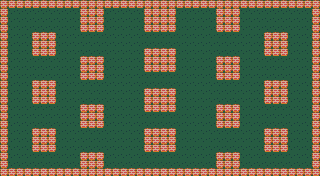

The image is a tile-based game level rendered from a .tmx file. Its description and complete source (layers, tilesets, objects, tile grids) follow:
An orthogonal 40x22 tile map with 8x8 px tiles, 2 tile layers (floor, walls) and 28 objects (24x wall, 2x fruit, player, stageGate).

<map version="1.2" tiledversion="1.2.4" orientation="orthogonal" renderorder="right-down" width="40" height="22" tilewidth="8" tileheight="8" infinite="0" backgroundcolor="#101010" nextlayerid="7" nextobjectid="86">
 <properties>
  <property name="x" type="int" value="2" />
  <property name="y" type="int" value="1" />
  <property name="z" type="int" value="1" />
 </properties>
 <tileset firstgid="1" source="cpillarTiles.tsx" />
 <layer id="3" name="floor" width="40" height="22">
  <data encoding="csv">
5,5,5,5,5,5,5,5,5,5,5,5,5,5,5,5,5,5,5,5,5,5,5,5,5,5,5,5,5,5,5,5,5,5,5,5,5,5,5,5,
5,5,5,5,5,5,5,5,5,5,5,5,5,5,5,5,5,5,5,5,5,5,5,5,5,5,5,5,5,5,5,5,5,5,5,5,5,5,5,5,
5,5,5,5,5,5,5,5,5,5,5,5,5,5,5,5,5,5,5,5,5,5,5,5,5,5,5,5,5,5,5,5,5,5,5,5,5,5,5,5,
5,5,5,5,5,5,5,5,5,5,5,5,5,5,5,5,5,5,5,5,5,5,5,5,5,5,5,5,5,5,5,5,5,5,5,5,5,5,5,5,
5,5,5,5,5,5,5,5,5,5,5,5,5,5,5,5,5,5,5,5,5,5,5,5,5,5,5,5,5,5,5,5,5,5,5,5,5,5,5,5,
5,5,5,5,5,5,5,5,5,5,5,5,5,5,5,5,5,5,5,5,5,5,5,5,5,5,5,5,5,5,5,5,5,5,5,5,5,5,5,5,
5,5,5,5,5,5,5,5,5,5,5,5,5,5,5,5,5,5,5,5,5,5,5,5,5,5,5,5,5,5,5,5,5,5,5,5,5,5,5,5,
5,5,5,5,5,5,5,5,5,5,5,5,5,5,5,5,5,5,5,5,5,5,5,5,5,5,5,5,5,5,5,5,5,5,5,5,5,5,5,5,
5,5,5,5,5,5,5,5,5,5,5,5,5,5,5,5,5,5,5,5,5,5,5,5,5,5,5,5,5,5,5,5,5,5,5,5,5,5,5,5,
5,5,5,5,5,5,5,5,5,5,5,5,5,5,5,5,5,5,5,5,5,5,5,5,5,5,5,5,5,5,5,5,5,5,5,5,5,5,5,5,
5,5,5,5,5,5,5,5,5,5,5,5,5,5,5,5,5,5,5,5,5,5,5,5,5,5,5,5,5,5,5,5,5,5,5,5,5,5,5,5,
5,5,5,5,5,5,5,5,5,5,5,5,5,5,5,5,5,5,5,5,5,5,5,5,5,5,5,5,5,5,5,5,5,5,5,5,5,5,5,5,
5,5,5,5,5,5,5,5,5,5,5,5,5,5,5,5,5,5,5,5,5,5,5,5,5,5,5,5,5,5,5,5,5,5,5,5,5,5,5,5,
5,5,5,5,5,5,5,5,5,5,5,5,5,5,5,5,5,5,5,5,5,5,5,5,5,5,5,5,5,5,5,5,5,5,5,5,5,5,5,5,
5,5,5,5,5,5,5,5,5,5,5,5,5,5,5,5,5,5,5,5,5,5,5,5,5,5,5,5,5,5,5,5,5,5,5,5,5,5,5,5,
5,5,5,5,5,5,5,5,5,5,5,5,5,5,5,5,5,5,5,5,5,5,5,5,5,5,5,5,5,5,5,5,5,5,5,5,5,5,5,5,
5,5,5,5,5,5,5,5,5,5,5,5,5,5,5,5,5,5,5,5,5,5,5,5,5,5,5,5,5,5,5,5,5,5,5,5,5,5,5,5,
5,5,5,5,5,5,5,5,5,5,5,5,5,5,5,5,5,5,5,5,5,5,5,5,5,5,5,5,5,5,5,5,5,5,5,5,5,5,5,5,
5,5,5,5,5,5,5,5,5,5,5,5,5,5,5,5,5,5,5,5,5,5,5,5,5,5,5,5,5,5,5,5,5,5,5,5,5,5,5,5,
5,5,5,5,5,5,5,5,5,5,5,5,5,5,5,5,5,5,5,5,5,5,5,5,5,5,5,5,5,5,5,5,5,5,5,5,5,5,5,5,
5,5,5,5,5,5,5,5,5,5,5,5,5,5,5,5,5,5,5,5,5,5,5,5,5,5,5,5,5,5,5,5,5,5,5,5,5,5,5,5,
5,5,5,5,5,5,5,5,5,5,5,5,5,5,5,5,5,5,5,5,5,5,5,5,5,5,5,5,5,5,5,5,5,5,5,5,5,5,5,5
</data>
 </layer>
 <layer id="1" name="walls" width="40" height="22">
  <data encoding="csv">
2,2,2,2,2,2,2,2,2,2,2,2,2,2,2,2,2,2,2,2,2,2,2,2,2,2,2,2,2,2,2,2,2,2,2,2,2,2,2,2,
2,0,0,0,0,0,0,0,0,0,2,2,2,0,0,0,0,0,2,2,2,2,0,0,0,0,0,2,2,2,0,0,0,0,0,0,0,0,0,2,
2,0,0,0,0,0,0,0,0,0,2,2,2,0,0,0,0,0,2,2,2,2,0,0,0,0,0,2,2,2,0,0,0,0,0,0,0,0,0,2,
2,0,0,0,0,0,0,0,0,0,2,2,2,0,0,0,0,0,2,2,2,2,0,0,0,0,0,2,2,2,0,0,0,0,0,0,0,0,0,2,
2,0,0,0,2,2,2,0,0,0,0,0,0,0,0,0,0,0,0,0,0,0,0,0,0,0,0,0,0,0,0,0,0,2,2,2,0,0,0,2,
2,0,0,0,2,2,2,0,0,0,0,0,0,0,0,0,0,0,0,0,0,0,0,0,0,0,0,0,0,0,0,0,0,2,2,2,0,0,0,2,
2,0,0,0,2,2,2,0,0,0,0,0,0,0,0,0,0,0,2,2,2,2,0,0,0,0,0,0,0,0,0,0,0,2,2,2,0,0,0,2,
2,0,0,0,0,0,0,0,0,0,2,2,2,0,0,0,0,0,2,2,2,2,0,0,0,0,0,2,2,2,0,0,0,0,0,0,0,0,0,2,
2,0,0,0,0,0,0,0,0,0,2,2,2,0,0,0,0,0,2,2,2,2,0,0,0,0,0,2,2,2,0,0,0,0,0,0,0,0,0,2,
2,0,0,0,0,0,0,0,0,0,2,2,2,0,0,0,0,0,0,0,0,0,0,0,0,0,0,2,2,2,0,0,0,0,0,0,0,0,0,2,
2,0,0,0,2,2,2,0,0,0,0,0,0,0,0,0,0,0,0,0,0,0,0,0,0,0,0,0,0,0,0,0,0,2,2,2,0,0,0,2,
2,0,0,0,2,2,2,0,0,0,0,0,0,0,0,0,0,0,2,2,2,2,0,0,0,0,0,0,0,0,0,0,0,2,2,2,0,0,0,2,
2,0,0,0,2,2,2,0,0,0,0,0,0,0,0,0,0,0,2,2,2,2,0,0,0,0,0,0,0,0,0,0,0,2,2,2,0,0,0,2,
2,0,0,0,0,0,0,0,0,0,2,2,2,0,0,0,0,0,2,2,2,2,0,0,0,0,0,2,2,2,0,0,0,0,0,0,0,0,0,2,
2,0,0,0,0,0,0,0,0,0,2,2,2,0,0,0,0,0,0,0,0,0,0,0,0,0,0,2,2,2,0,0,0,0,0,0,0,0,0,2,
2,0,0,0,0,0,0,0,0,0,2,2,2,0,0,0,0,0,0,0,0,0,0,0,0,0,0,2,2,2,0,0,0,0,0,0,0,0,0,2,
2,0,0,0,2,2,2,0,0,0,0,0,0,0,0,0,0,0,2,2,2,2,0,0,0,0,0,0,0,0,0,0,0,2,2,2,0,0,0,2,
2,0,0,0,2,2,2,0,0,0,0,0,0,0,0,0,0,0,2,2,2,2,0,0,0,0,0,0,0,0,0,0,0,2,2,2,0,0,0,2,
2,0,0,0,2,2,2,0,0,0,0,0,0,0,0,0,0,0,2,2,2,2,0,0,0,0,0,0,0,0,0,0,0,2,2,2,0,0,0,2,
2,0,0,0,0,0,0,0,0,0,2,2,2,0,0,0,0,0,0,0,0,0,0,0,0,0,0,2,2,2,0,0,0,0,0,0,0,0,0,2,
2,0,0,0,0,0,0,0,0,0,2,2,2,0,0,0,0,0,0,0,0,0,0,0,0,0,0,2,2,2,0,0,0,0,0,0,0,0,0,2,
2,2,2,2,2,2,2,2,2,2,2,2,2,2,2,2,2,2,2,2,2,2,2,2,2,2,2,2,2,2,2,2,2,2,2,2,2,2,2,2
</data>
 </layer>
 <objectgroup id="2" name="Object Layer 1">
  <object id="2" type="wall" x="32" y="32" width="24" height="24" />
  <object id="11" type="wall" x="0" y="0" width="8" height="176" />
  <object id="12" type="wall" x="8" y="168" width="312" height="8" />
  <object id="13" type="wall" x="312" y="0" width="8" height="168" />
  <object id="14" type="wall" x="8" y="0" width="304" height="8" />
  <object id="15" name="PLAYER SPAWN" type="player" x="120" y="112" width="8" height="8" />
  <object id="16" name="Exit" type="stageGate" x="156" y="24" width="8" height="8">
   <properties>
    <property name="x" type="int" value="3" />
    <property name="y" type="int" value="1" />
    <property name="z" type="int" value="1" />
   </properties>
  </object>
  <object id="17" name="fruit" type="fruit" x="16" y="64" width="8" height="8">
   <properties>
    <property name="fruitType" type="int" value="2" />
   </properties>
  </object>
  <object id="19" name="fruit" type="fruit" x="248" y="48" width="8" height="8">
   <properties>
    <property name="fruitType" type="int" value="2" />
   </properties>
  </object>
  <object id="57" type="wall" x="144" y="8" width="32" height="16" />
  <object id="68" type="wall" x="32" y="80" width="24" height="24" />
  <object id="69" type="wall" x="32" y="128" width="24" height="24" />
  <object id="70" type="wall" x="80" y="104" width="24" height="24" />
  <object id="71" type="wall" x="80" y="56" width="24" height="24" />
  <object id="72" type="wall" x="80" y="8" width="24" height="24" />
  <object id="73" type="wall" x="144" y="48" width="32" height="24" />
  <object id="74" type="wall" x="144" y="88" width="32" height="24" />
  <object id="75" type="wall" x="144" y="128" width="32" height="24" />
  <object id="76" type="wall" x="144" y="24" width="8" height="8" />
  <object id="77" type="wall" x="168" y="24" width="8" height="8" />
  <object id="78" type="wall" x="216" y="8" width="24" height="24" />
  <object id="79" type="wall" x="264" y="32" width="24" height="24" />
  <object id="80" type="wall" x="216" y="56" width="24" height="24" />
  <object id="81" type="wall" x="264" y="80" width="24" height="24" />
  <object id="82" type="wall" x="216" y="104" width="24" height="24" />
  <object id="83" type="wall" x="264" y="128" width="24" height="24" />
  <object id="84" type="wall" x="216" y="152" width="24" height="16" />
  <object id="85" type="wall" x="80" y="152" width="24" height="16" />
 </objectgroup>
</map>
